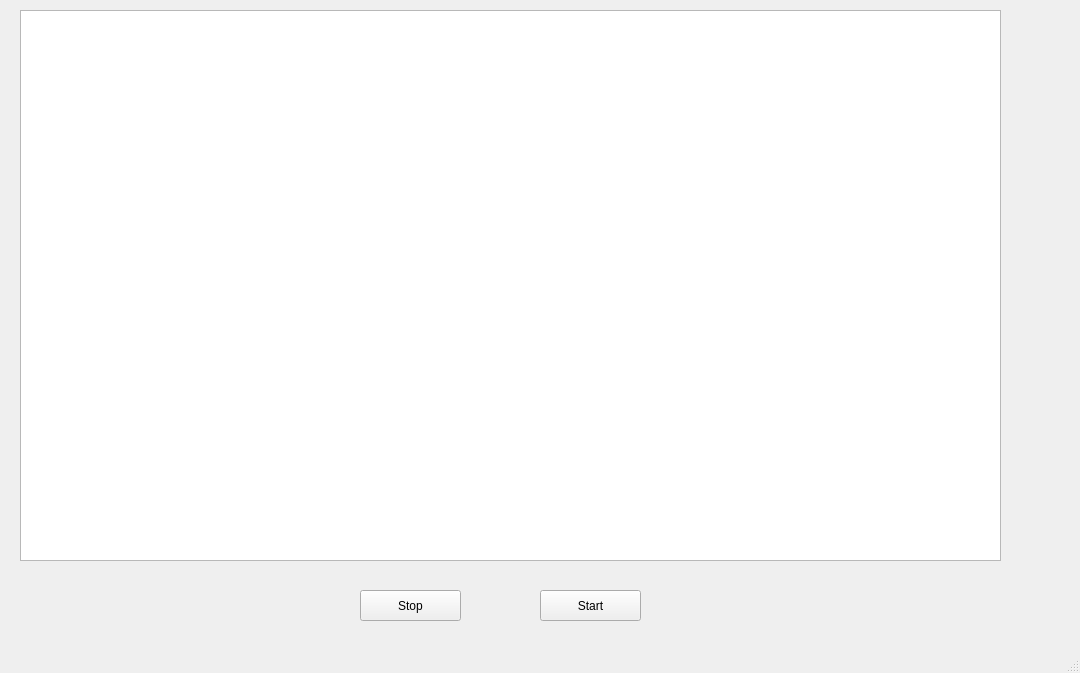
<?xml version="1.0" encoding="UTF-8"?>
<ui version="4.0">
 <class>MainWindow</class>
 <widget class="QMainWindow" name="MainWindow">
  <property name="geometry">
   <rect>
    <x>0</x>
    <y>0</y>
    <width>1080</width>
    <height>673</height>
   </rect>
  </property>
  <property name="windowTitle">
   <string>MainWindow</string>
  </property>
  <widget class="QWidget" name="centralwidget">
   <widget class="QToolButton" name="toolButton_stop">
    <property name="geometry">
     <rect>
      <x>360</x>
      <y>590</y>
      <width>101</width>
      <height>31</height>
     </rect>
    </property>
    <property name="font">
     <font>
      <pointsize>9</pointsize>
     </font>
    </property>
    <property name="text">
     <string>Stop</string>
    </property>
   </widget>
   <widget class="QToolButton" name="toolButton_start">
    <property name="geometry">
     <rect>
      <x>540</x>
      <y>590</y>
      <width>101</width>
      <height>31</height>
     </rect>
    </property>
    <property name="font">
     <font>
      <pointsize>9</pointsize>
     </font>
    </property>
    <property name="text">
     <string>Start</string>
    </property>
   </widget>
   <widget class="PlotWidget" name="graph">
    <property name="geometry">
     <rect>
      <x>20</x>
      <y>10</y>
      <width>981</width>
      <height>551</height>
     </rect>
    </property>
   </widget>
  </widget>
  <widget class="QMenuBar" name="menubar">
   <property name="geometry">
    <rect>
     <x>0</x>
     <y>0</y>
     <width>1080</width>
     <height>26</height>
    </rect>
   </property>
  </widget>
  <widget class="QStatusBar" name="statusbar"/>
 </widget>
 <customwidgets>
  <customwidget>
   <class>PlotWidget</class>
   <extends>QGraphicsView</extends>
   <header>pyqtgraph</header>
  </customwidget>
 </customwidgets>
 <resources/>
 <connections/>
</ui>
